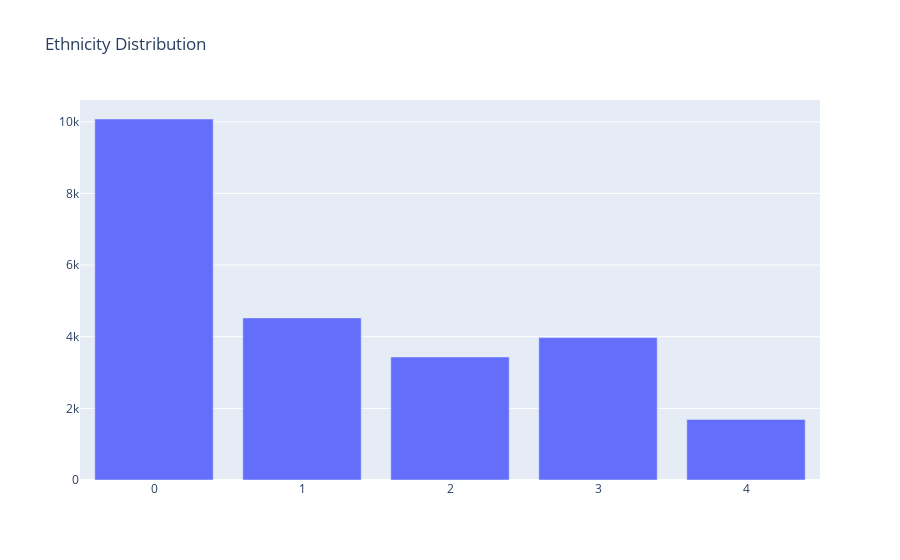

This figure's notebook cell:
### Markdown cell above
### Ethnicity Distribution <a id="3.2"></a>

### Code cell
ditribution_plot(x=ethnicity_dist.index, y=ethnicity_dist.values, name='Ethnicity Distribution')

### Figure 1 — Plotly figure (JSON) as saved in the notebook; plotly's stock layout.template omitted (floating-point values rounded to 4 significant figures)
{"data": [{"type": "bar", "x": [0, 1, 3, 2, 4], "y": [10078, 4526, 3975, 3434, 1692]}], "layout": {"title": {"text": "Ethnicity Distribution"}}}
